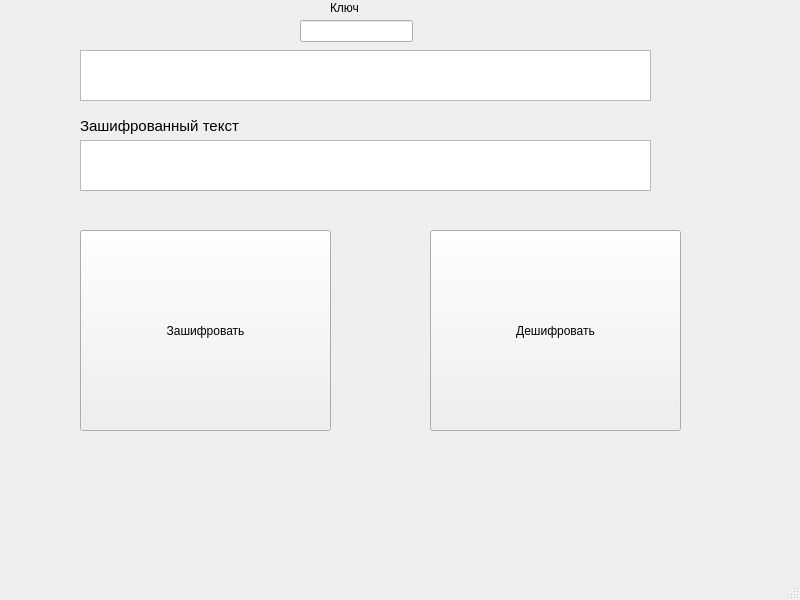
<?xml version="1.0" encoding="UTF-8"?>
<ui version="4.0">
 <class>MainWindow</class>
 <widget class="QMainWindow" name="MainWindow">
  <property name="geometry">
   <rect>
    <x>0</x>
    <y>0</y>
    <width>800</width>
    <height>600</height>
   </rect>
  </property>
  <property name="windowTitle">
   <string>MainWindow</string>
  </property>
  <widget class="QWidget" name="centralwidget">
   <widget class="QLineEdit" name="keyLineEdit">
    <property name="geometry">
     <rect>
      <x>300</x>
      <y>20</y>
      <width>113</width>
      <height>22</height>
     </rect>
    </property>
   </widget>
   <widget class="QPushButton" name="encryptButton">
    <property name="geometry">
     <rect>
      <x>80</x>
      <y>230</y>
      <width>251</width>
      <height>201</height>
     </rect>
    </property>
    <property name="text">
     <string>Зашифровать</string>
    </property>
   </widget>
   <widget class="QPushButton" name="decryptButton">
    <property name="geometry">
     <rect>
      <x>430</x>
      <y>230</y>
      <width>251</width>
      <height>201</height>
     </rect>
    </property>
    <property name="text">
     <string>Дешифровать</string>
    </property>
   </widget>
   <widget class="QLabel" name="label">
    <property name="geometry">
     <rect>
      <x>80</x>
      <y>110</y>
      <width>191</width>
      <height>31</height>
     </rect>
    </property>
    <property name="font">
     <font>
      <pointsize>11</pointsize>
     </font>
    </property>
    <property name="text">
     <string>Зашифрованный текст</string>
    </property>
   </widget>
   <widget class="QLabel" name="label_2">
    <property name="geometry">
     <rect>
      <x>330</x>
      <y>0</y>
      <width>49</width>
      <height>16</height>
     </rect>
    </property>
    <property name="text">
     <string>Ключ</string>
    </property>
   </widget>
   <widget class="QTextEdit" name="enterText">
    <property name="geometry">
     <rect>
      <x>80</x>
      <y>50</y>
      <width>571</width>
      <height>51</height>
     </rect>
    </property>
   </widget>
   <widget class="QTextEdit" name="encryptText">
    <property name="geometry">
     <rect>
      <x>80</x>
      <y>140</y>
      <width>571</width>
      <height>51</height>
     </rect>
    </property>
   </widget>
  </widget>
  <widget class="QMenuBar" name="menubar">
   <property name="geometry">
    <rect>
     <x>0</x>
     <y>0</y>
     <width>800</width>
     <height>22</height>
    </rect>
   </property>
  </widget>
  <widget class="QStatusBar" name="statusbar"/>
 </widget>
 <resources/>
 <connections/>
</ui>
